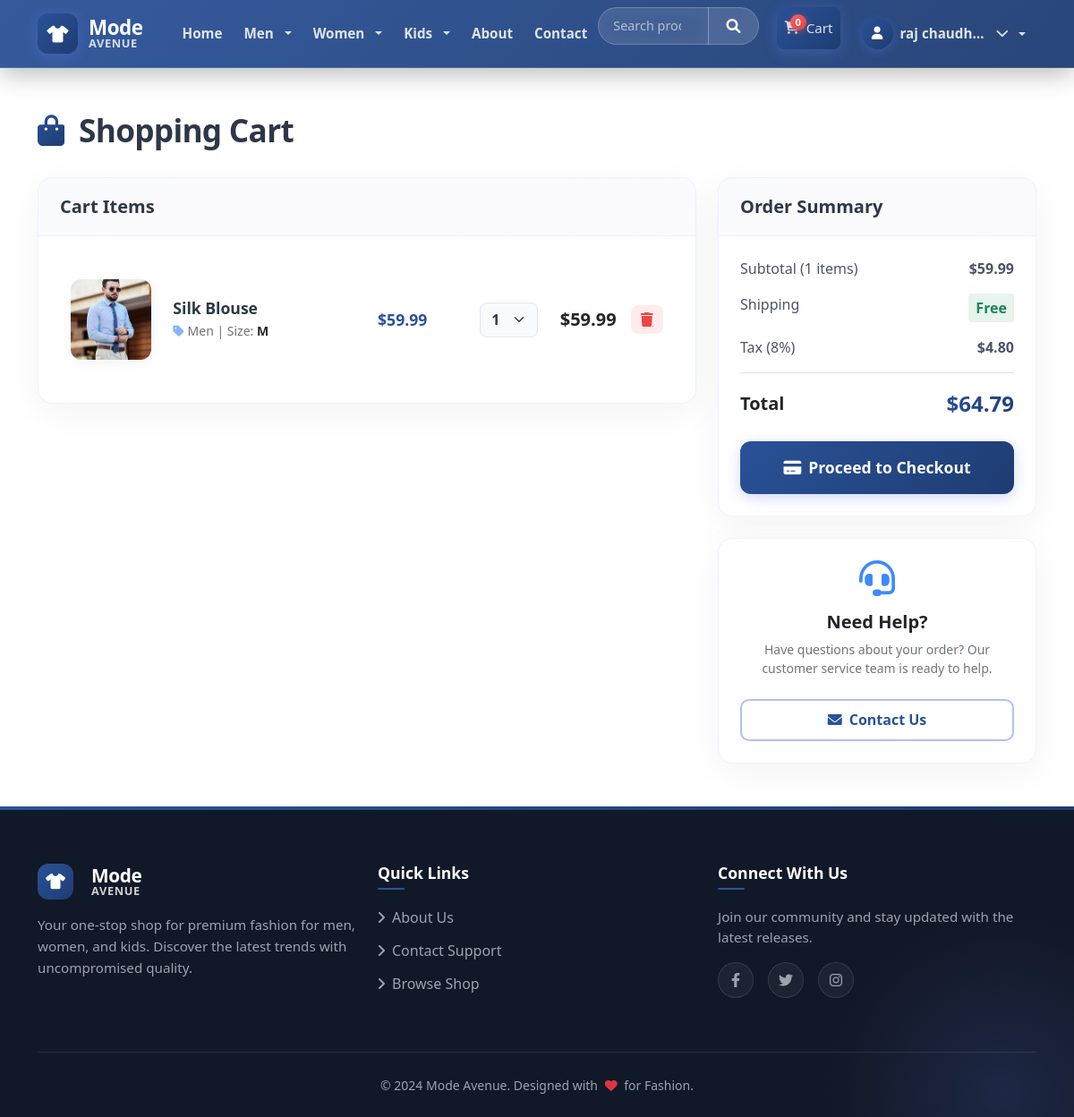
Page /cart/ (signed in) on the committed database.
### models.py (models this page shows, shortened)
class CartItem(db.Model):
    id = db.Column(db.Integer, primary_key=True)
    cart_id = db.Column(db.Integer, db.ForeignKey('cart.id'), nullable=False)
    product_id = db.Column(db.Integer, db.ForeignKey('product.id'), nullable=False)
    quantity = db.Column(db.Integer, nullable=False, default=1)
    size = db.Column(db.String(5), nullable=False, default='M')

class Product(db.Model):
    id = db.Column(db.Integer, primary_key=True)
    name = db.Column(db.String(100), nullable=False)
    description = db.Column(db.Text, nullable=False)
    price = db.Column(db.Float, nullable=False)
    image_file = db.Column(db.String(500), nullable=False, default='default.jpg')
    stock = db.Column(db.Integer, nullable=False, default=0)
    category_id = db.Column(db.Integer, db.ForeignKey('category.id'), nullable=False)
    cart_items = db.relationship('CartItem', backref='product', lazy=True, cascade='all, delete-orphan')
    order_items = db.relationship('OrderItem', backref='product', lazy=True, cascade='all, delete-orphan')

class Category(db.Model):
    id = db.Column(db.Integer, primary_key=True)
    name = db.Column(db.String(50), nullable=False)
    description = db.Column(db.Text)
    gender = db.Column(db.String(10), nullable=False)  # 'men', 'women', 'kids'
    products = db.relationship('Product', backref='category', lazy=True)

### cart/routes.py (the view)
@cart.route('/')
@login_required
def view_cart():
    user = current_user()
    if user is None:
        flash('Please log in to access your cart.', 'warning')
        return redirect(url_for('auth.login', next=request.url))
    user_cart = Cart.query.filter_by(user_id=user.id).first()
    if not user_cart:
        user_cart = Cart(user_id=user.id)
        db.session.add(user_cart)
        db.session.commit()
    cart_items = CartItem.query.filter_by(cart_id=user_cart.id).all()
    total = sum(item.product.price * item.quantity for item in cart_items)
    return render_template('cart/view.html', title='Shopping Cart',
                         cart_items=cart_items, total=total)

### app.py (called while the page is built)
def current_user():
    if 'user_id' in session:
        from models import User
        return User.query.get(session['user_id'])
    return None

def login_required(f):
    from functools import wraps
    @wraps(f)
    def decorated_function(*args, **kwargs):
        if 'user_id' not in session:
            flash('Please log in to access this page.', 'warning')
            return redirect(url_for('auth.login', next=request.url))
        return f(*args, **kwargs)
    return decorated_function

### templates/cart/view.html (shortened to what this page needs)
{% extends "base.html" %}
{% block content %}
<div class="row pt-4">
    <div class="col-12">
        <h1 class="cart-title"><i class="fas fa-shopping-bag me-3 text-primary"></i>Shopping Cart</h1>
    </div>
</div>
{% if cart_items %}
<div class="row">
    <div class="col-lg-8 mb-4">
        <div class="premium-card">
            <div class="premium-card-header">
                <h5 class="mb-0">Cart Items</h5>
            </div>
            <div class="card-body p-4">
                {% for item in cart_items %}
                <div class="row align-items-center cart-item-row {% if not loop.last %}border-bottom{% endif %}">
                    <div class="col-md-2 text-center text-md-start">
                        {% if item.product.image_file.startswith('http') %}
                            <img src="{{ item.product.image_file }}"
                                 alt="{{ item.product.name }}"
                                 class="cart-item-image"
                                 onerror="handleImageError(this)">
                        {% else %}
                            <img src="{{ url_for('static', filename='images/' + item.product.image_file) }}"
                                 alt="{{ item.product.name }}"
                                 class="cart-item-image"
                                 onerror="handleImageError(this)">
                        {% endif %}
                    </div>
                    <div class="col-md-4 mt-3 mt-md-0">
                        <h6 class="cart-item-title mb-1">{{ item.product.name }}</h6>
                        <small class="text-muted d-block"><i class="fas fa-tag me-1 text-primary opacity-50"></i>{{ item.product.category.name }} | Size: <strong class="text-dark">{{ item.size }}</strong></small>
                    </div>
                    <div class="col-md-2 mt-3 mt-md-0 text-center text-md-start">
                        <span class="price-tag">${{ "%.2f"|format(item.product.price) }}</span>
                    </div>
                    <div class="col-md-2 mt-3 mt-md-0 d-flex justify-content-center justify-content-md-start">
                        <form method="POST" action="{{ url_for('cart.update_quantity', item_id=item.id) }}" class="m-0">
                            <select name="quantity" class="form-select form-select-premium" onchange="this.form.submit()">
                                {% for i in range(1, item.product.stock + 1) %}
                                    <option value="{{ i }}"{% if i == item.quantity %} selected{% endif %}>{{ i }}</option>
                                {% endfor %}
                            </select>
                        </form>
                    </div>
                    <div class="col-md-2 mt-3 mt-md-0 d-flex justify-content-between justify-content-md-end align-items-center">
                        <span class="fw-bold fs-5 text-dark">${{ "%.2f"|format(item.product.price * item.quantity) }}</span>
                        <a href="{{ url_for('cart.remove_from_cart', item_id=item.id) }}" class="btn-remove ms-3" onclick="return confirm('Remove this item from cart?')" title="Remove">
                            <i class="fas fa-trash"></i>
                        </a>
                    </div>
                </div>
                {% endfor %}
            </div>
        </div>
    </div>
    <div class="col-lg-4">
        <div class="premium-card mb-4">
            <div class="premium-card-header">
                <h5 class="mb-0">Order Summary</h5>
            </div>
            <div class="card-body p-4">
                <div class="summary-row">
                    <span>Subtotal ({{ cart_items|length }} items)</span>
                    <span class="fw-bold">${{ "%.2f"|format(total) }}</span>
                </div>
                <div class="summary-row">
                    <span>Shipping</span>
                    <span class="text-success fw-bold px-2 py-1 bg-success bg-opacity-10 rounded">Free</span>
                </div>
                <div class="summary-row border-bottom pb-3">
                    <span>Tax (8%)</span>
                    <span class="fw-bold">${{ "%.2f"|format(total * 0.08) }}</span>
                </div>
                <div class="summary-row mt-3 align-items-center">
                    <strong class="fs-5 text-dark">Total</strong>
                    <strong class="summary-total">${{ "%.2f"|format(total * 1.08) }}</strong>
                </div>
                <div class="d-grid mt-4">
                    <a href="{{ url_for('cart.checkout') }}" class="btn-premium-checkout">
                        <i class="fas fa-credit-card me-2"></i>Proceed to Checkout
                    </a>
                </div>
            </div>
        </div>
        <div class="premium-card">
            <div class="card-body p-4 text-center">
                <div class="mb-3">
                    <i class="fas fa-headset fs-1 text-primary" style="opacity: 0.8;"></i>
                </div>
                <h6 class="fw-bold text-dark fs-5">Need Help?</h6>
                <p class="small text-muted mb-4">
                    Have questions about your order? Our customer service team is ready to help.
                </p>
                <a href="{{ url_for('main.contact') }}" class="btn-premium-outline w-100 d-inline-block">
                    <i class="fas fa-envelope me-2"></i>Contact Us
                </a>
            </div>
        </div>
    </div>
</div>
{% endif %}
{% endblock %}

### templates/cart/view.html (style rules this page uses)
.cart-title { font-size: 2.2rem; font-weight: 800; color: #2d3748; margin-bottom: 2rem; letter-spacing: -0.02em; }
.cart-title .text-primary { background: linear-gradient(135deg, #2a5298, #1e3c72); -webkit-background-clip: text; background-clip: text; -webkit-text-fill-color: transparent; }
.premium-card { border: none; border-radius: 16px; box-shadow: 0 10px 40px rgba(0, 0, 0, 0.05); background: rgba(255, 255, 255, 0.98); overflow: hidden; transition: all 0.3s ease; border: 1px solid rgba(102, 126, 234, 0.1); }
.premium-card-header { background: linear-gradient(135deg, rgba(102, 126, 234, 0.03), rgba(118, 75, 162, 0.03)); border-bottom: 1px solid rgba(102, 126, 234, 0.08); padding: 1.25rem 1.5rem; }
.premium-card-header h5 { font-weight: 700; color: #2d3748; margin: 0; }
.cart-item-row { transition: all 0.3s ease; padding: 1.5rem 0; margin: 0; }
.cart-item-image { max-height: 90px; width: 100%; object-fit: cover; border-radius: 12px; box-shadow: 0 4px 15px rgba(0,0,0,0.05); }
.cart-item-title { font-weight: 600; color: #2d3748; font-size: 1.1rem; }
.price-tag { color: #2a5298; font-size: 1.1rem; font-weight: 700; }
.form-select-premium { border-radius: 8px; border: 1px solid #e2e8f0; padding: 0.4rem 2rem 0.4rem 0.75rem; cursor: pointer; font-weight: 600; color: #2d3748; background-color: #f8fafc; }
.btn-remove { background: rgba(239, 68, 68, 0.1); color: #ef4444; border: none; border-radius: 8px; padding: 0.5rem 0.7rem; transition: all 0.2s ease; display: inline-flex; align-items: center; justify-content: center; }
.summary-row { display: flex; justify-content: space-between; margin-bottom: 1rem; color: #4a5568; font-weight: 500; }
.summary-total { font-size: 1.5rem; font-weight: 800; background: linear-gradient(135deg, #2a5298, #1e3c72); -webkit-background-clip: text; -webkit-text-fill-color: transparent; }
.btn-premium-checkout { background: linear-gradient(135deg, #2a5298, #1e3c72); border: none; color: white !important; font-weight: 600; padding: 1rem 1.5rem; border-radius: 12px; width: 100%; transition: all 0.3s ease; box-shadow: 0 4px 15px rgba(102, 126, 234, 0.3); text-align: center; text-decoration: none; font-size: 1.1rem; }
.btn-premium-outline { background: transparent; border: 2px solid rgba(102, 126, 234, 0.5); color: #2a5298 !important; font-weight: 600; border-radius: 10px; padding: 0.6rem 1rem; transition: all 0.3s ease; text-decoration: none; }

### rows in the picture
CartItem: image_file (picture), product.name "Silk Blouse", product.category.name "Men", size "M", quantity "1"
Product: product.price "59.99", item.product.price*item.quantity "59.99"

### other values in the picture
{{ session.username }} "raj chaudh…"
{{ cart_items|length }} "1"
{{ "%.2f"|format(total) }} "59.99"
{{ "%.2f"|format(total * 0.08) }} "4.80"
{{ "%.2f"|format(total * 1.08) }} "64.79"
